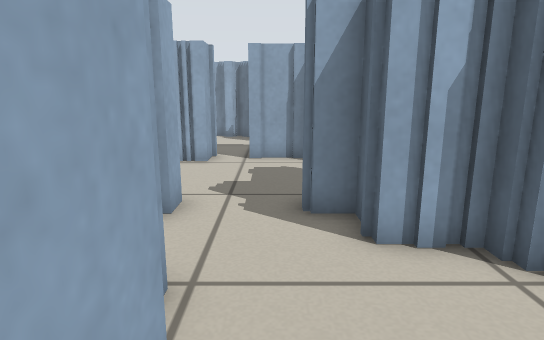
view 1 (above)

19 first-person views from a walk through a robot-simulator world made for Stage. The camera is 0.57 m above the floor, tilts 12° down and sees 75° across. The lines on the ground mark 1 m squares. The floor is counted in squares, 0.25 m on a side. Each view is taken from the middle of a square. On the plan, view 1 faces up. The plan holds only what a view shows up to about 20 squares ahead; the rest is blank. The place goes on beyond the plan. Robots are left out.

view 2
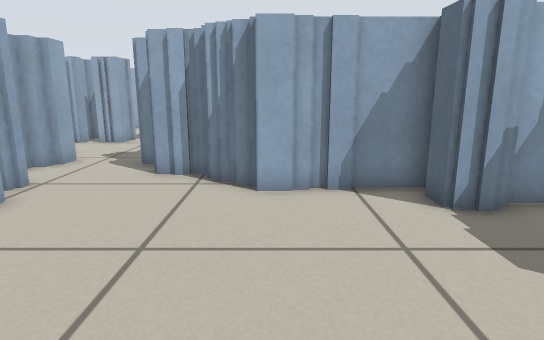

view 3
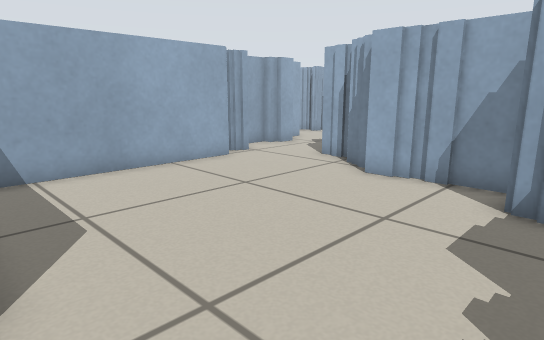

view 4
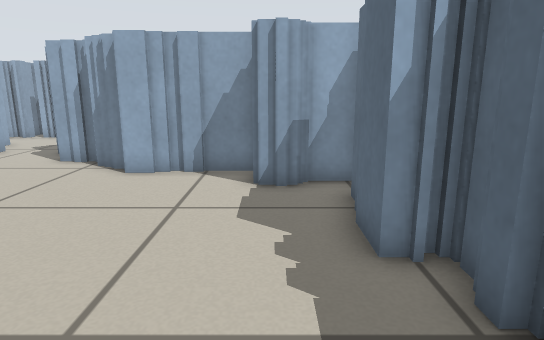

view 5
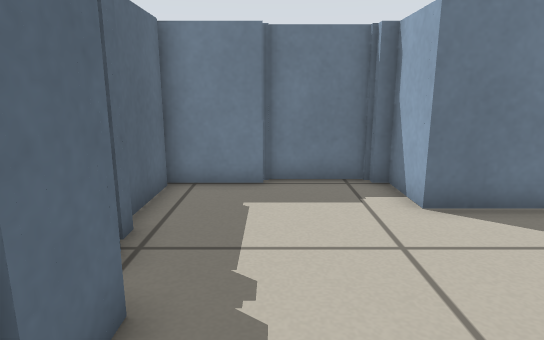

view 6
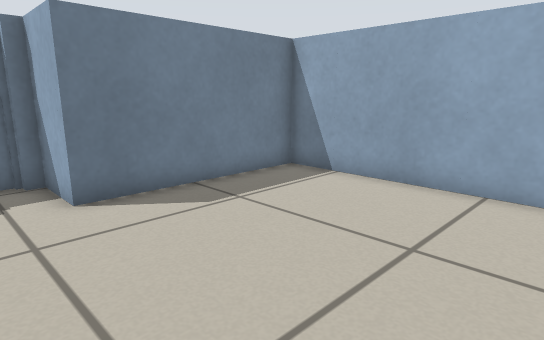

view 7
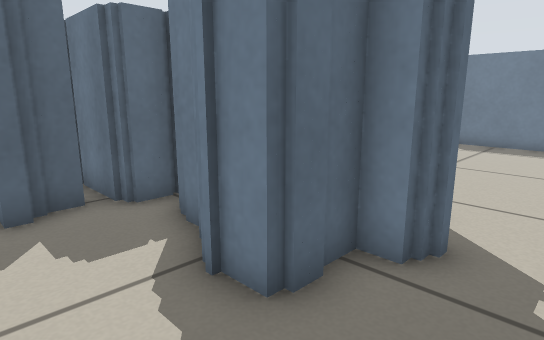

view 8
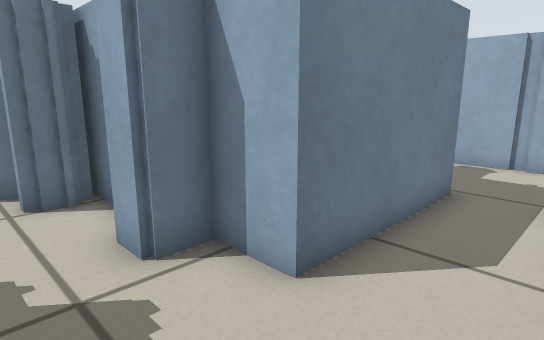

view 9
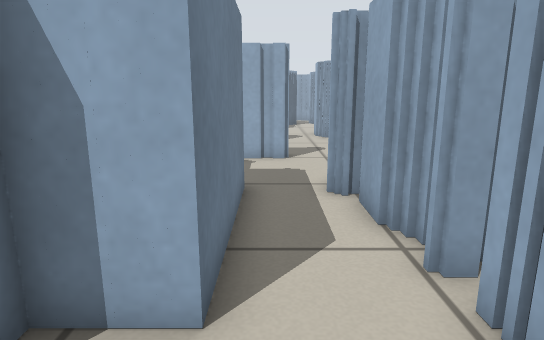

view 10
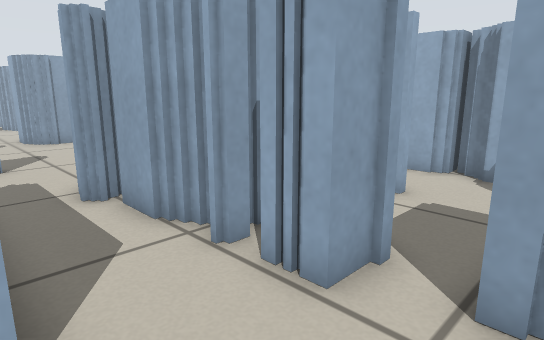

view 11
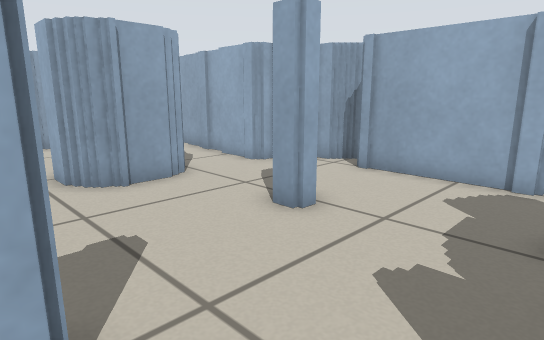

view 12
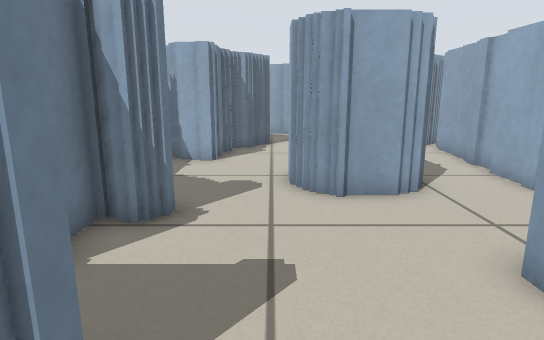

view 13
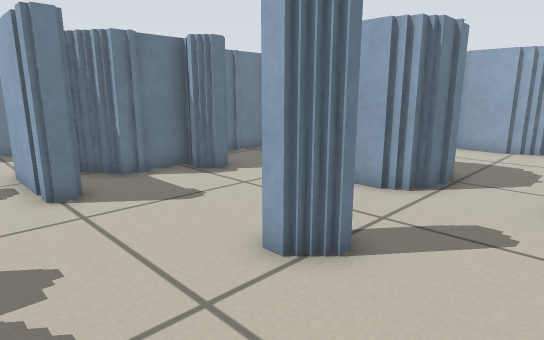

view 14
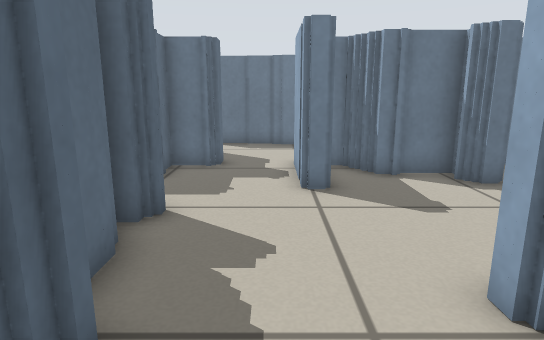

view 15
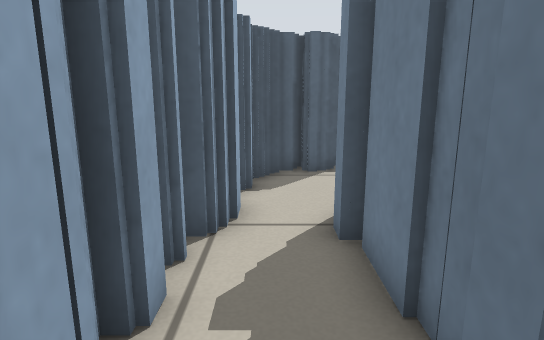

view 16
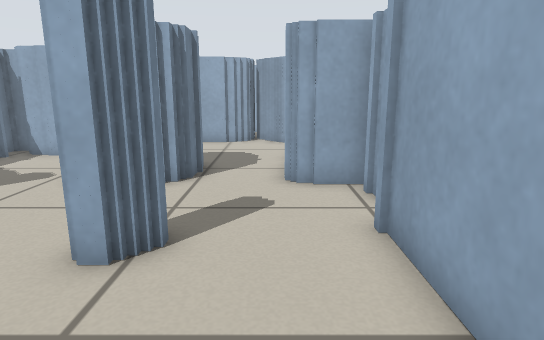

view 17
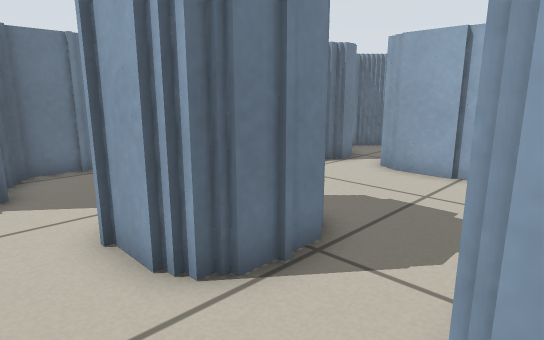

view 18
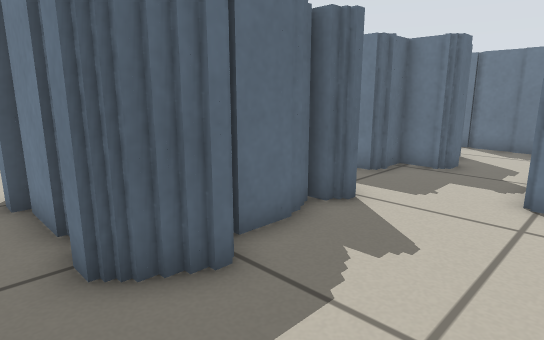

view 19
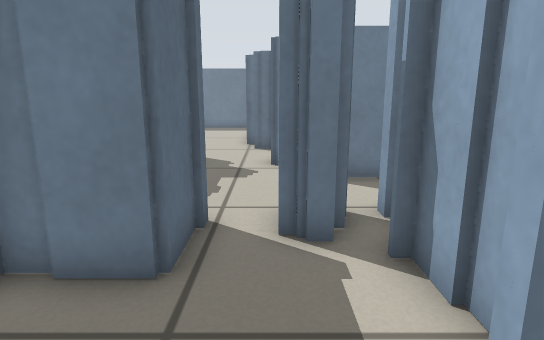

### Floor plan
Key: @ floor where view 1 was taken; # wall or solid block; x gap in a wall; . floor.
Columns run from 28 left of view 1 to 12 right of it. Each row starts with its distance up from view 1.
 21           ###       ###  #
 20          ##.#########.######
 19 ##########.................##
 18 ##..... #............###... #
 17 #.................#### ##...#
 16 ##.....##....#....##    #.....
 15 ##....####........##    #..####
 14 ##....  ##........##   ###.###
 13 #..... ###........##   ###x###
 12 #......##.........########.... ..
 11 ###................ #..............#
 10   ###.....##...#...................#
  9    ##.....####.#...#######... ########
  8    #####.##  ###..##     ##.. #  ##
  7     ######    ##..##     ##..##
  6                ...#      ##..##
  5                ...#      #....###
  4                ....      ###....######
  3                 ....     ###.....## .#
  2                #####       #.........###
  1                            #...........#
  0                            #@..........#
 -1                            #...........#
 -2                            #...........##
 -3                            #............#
 -4                            #............#
 -5                            #............#
 -6                            ########.....#
 -7                                   #.....#
 -8                                   #######

Positions as (right, up) in squares from view 1, and headings:
1: (0, 0), facing up
2: (5, -5), facing up
3: (10, -6), facing up-left
4: (9, -7), facing up
5: (9, 1), facing down
6: (8, 2), facing down-left
7: (-1, 12), facing down-right
8: (0, 12), facing down-left
9: (0, 10), facing left
10: (0, 9), facing up-left
11: (-10, 10), facing up-left
12: (-11, 12), facing left
13: (-11, 19), facing down-left
14: (-12, 19), facing down
15: (-11, 19), facing right
16: (-10, 18), facing left
17: (-17, 19), facing down-left
18: (-14, 19), facing down-right
19: (-2, 19), facing down
